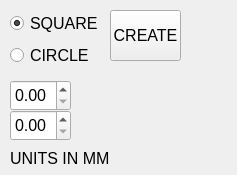
    <widget class="QWidget" name="desenho">
     <attribute name="title">
      <string>Drawing</string>
     </attribute>
     <widget class="QDoubleSpinBox" name="desenhobox">
      <property name="geometry">
       <rect>
        <x>10</x>
        <y>80</y>
        <width>61</width>
        <height>31</height>
       </rect>
      </property>
      <property name="font">
       <font>
        <pointsize>12</pointsize>
       </font>
      </property>
     </widget>
     <widget class="QPushButton" name="quad">
      <property name="geometry">
       <rect>
        <x>110</x>
        <y>10</y>
        <width>71</width>
        <height>51</height>
       </rect>
      </property>
      <property name="sizePolicy">
       <sizepolicy hsizetype="Minimum" vsizetype="Maximum">
        <horstretch>0</horstretch>
        <verstretch>0</verstretch>
       </sizepolicy>
      </property>
      <property name="font">
       <font>
        <pointsize>12</pointsize>
        <strikeout>false</strikeout>
       </font>
      </property>
      <property name="styleSheet">
       <string notr="true"/>
      </property>
      <property name="inputMethodHints">
       <set>Qt::ImhNone</set>
      </property>
      <property name="text">
       <string>CREATE</string>
      </property>
      <property name="iconSize">
       <size>
        <width>30</width>
        <height>30</height>
       </size>
      </property>
     </widget>
     <widget class="QDoubleSpinBox" name="desenhobox2">
      <property name="geometry">
       <rect>
        <x>10</x>
        <y>110</y>
        <width>61</width>
        <height>31</height>
       </rect>
      </property>
      <property name="font">
       <font>
        <pointsize>12</pointsize>
       </font>
      </property>
     </widget>
     <widget class="QLabel" name="lab1">
      <property name="geometry">
       <rect>
        <x>80</x>
        <y>80</y>
        <width>61</width>
        <height>21</height>
       </rect>
      </property>
      <property name="font">
       <font>
        <pointsize>13</pointsize>
       </font>
      </property>
      <property name="text">
       <string/>
      </property>
     </widget>
     <widget class="QLabel" name="lab2">
      <property name="geometry">
       <rect>
        <x>80</x>
        <y>110</y>
        <width>51</width>
        <height>31</height>
       </rect>
      </property>
      <property name="font">
       <font>
        <pointsize>13</pointsize>
       </font>
      </property>
      <property name="text">
       <string/>
      </property>
     </widget>
     <widget class="QLabel" name="label_11">
      <property name="geometry">
       <rect>
        <x>10</x>
        <y>150</y>
        <width>121</width>
        <height>16</height>
       </rect>
      </property>
      <property name="font">
       <font>
        <pointsize>12</pointsize>
       </font>
      </property>
      <property name="text">
       <string>UNITS IN MM</string>
      </property>
     </widget>
     <widget class="QWidget" name="layoutWidget">
      <property name="geometry">
       <rect>
        <x>10</x>
        <y>10</y>
        <width>91</width>
        <height>61</height>
       </rect>
      </property>
      <layout class="QVBoxLayout" name="verticalLayout">
       <item>
        <widget class="QRadioButton" name="quadButton">
         <property name="font">
          <font>
           <pointsize>12</pointsize>
          </font>
         </property>
         <property name="text">
          <string>SQUARE</string>
         </property>
         <property name="checked">
          <bool>true</bool>
         </property>
        </widget>
       </item>
       <item>
        <widget class="QRadioButton" name="circleButton">
         <property name="font">
          <font>
           <pointsize>12</pointsize>
          </font>
         </property>
         <property name="text">
          <string>CIRCLE</string>
         </property>
        </widget>
       </item>
      </layout>
     </widget>
     <widget class="QLabel" name="labeldesenho">
      <property name="geometry">
       <rect>
        <x>150</x>
        <y>80</y>
        <width>78</width>
        <height>78</height>
       </rect>
      </property>
      <property name="styleSheet">
       <string notr="true">background-image: url(:/imagens/des4.png);</string>
      </property>
      <property name="text">
       <string/>
      </property>
     </widget>
    </widget>
